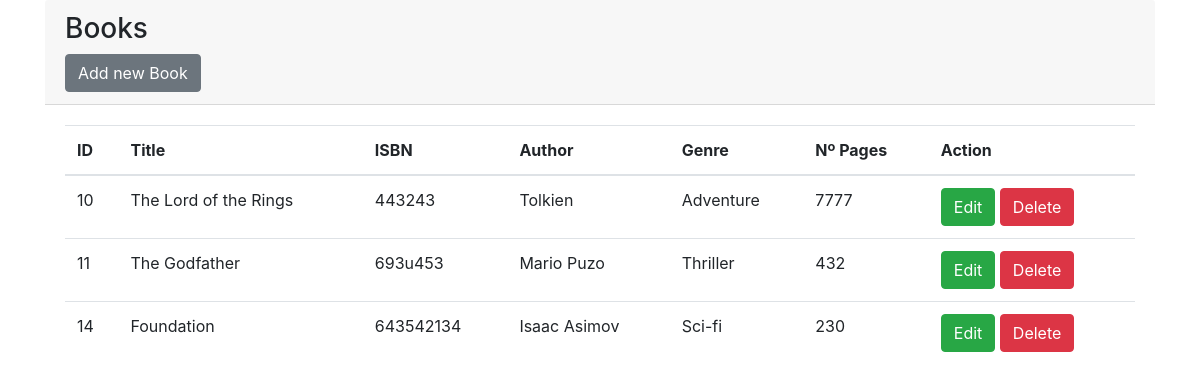
The page / on the database its author committed.
### tables this page shows
CREATE TABLE `books` (
  `id` int(11) NOT NULL,
  `title` varchar(255) NOT NULL,
  `isbn` varchar(255) NOT NULL,
  `author` varchar(255) NOT NULL,
  `genre` varchar(255) NOT NULL,
  `pages` varchar(50) NOT NULL
);

### index.php (the view, shortened to what this page needs)
<?php
  require 'dbconn.php';
?>
<!doctype html>
<html lang="en">
  <head>
    <link rel="stylesheet" href="https://cdn.jsdelivr.net/npm/bootstrap@4.0.0/dist/css/bootstrap.min.css">
  </head>
  <body>
    <div class="container">
      <div class="row">
        <div class="col-md-12">
          <div class="card-header">
            <h3>Books</h3>
            <a href="book-create.php" class="btn btn-secondary">Add new Book</a>
          </div>
          <div class="card-body">
            <table class="table">
              <thead>
                <tr>
                  <th>ID</th>
                  <th>Title</th>
                  <th>ISBN</th>
                  <th>Author</th>
                  <th>Genre</th>
                  <th>Nº Pages</th>
                  <th>Action</th>
              </thead>
              <tbody>
                <?php
                  $query = "SELECT * FROM books";
                  $query_run = mysqli_query($conn, $query);
                  if(mysqli_num_rows($query_run) > 0)
                  {
                    foreach($query_run as $book)
                    {
                      ?>
                      <tr>
                        <td><?= $book['id']?></td>
                        <td><?= $book['title']?></td>
                        <td><?= $book['isbn']?></td>
                        <td><?= $book['author']?></td>
                        <td><?= $book['genre']?></td>
                        <td><?= $book['pages']?></td>
                        <td>
                          <a href="book-edit.php?id=<?= $book['id']; ?>" class="btn btn-success">Edit</a>
                          <form action="code.php" method="POST" class="d-inline">
                            <button type="submit" name="delete_book" value="<?= $book['id']; ?>" class="btn btn-danger">Delete</button>
                          </form>
                        </td>
                      </tr>
                      <?php
                    }
                  } else {
                    echo "<h5>No results</h5>";
                  }
                 ?>
              </tbody>
            </table>
          </div>
        </div>
      </div>
    </div>
  </body>
</html>

### rows shown on the page
books: id "10", title "The Lord of the Rings", isbn "443243", author "Tolkien", genre "Adventure", pages "7777"
books: id "11", title "The Godfather", isbn "693u453", author "Mario Puzo", genre "Thriller", pages "432"
books: id "14", title "Foundation", isbn "643542134", author "Isaac Asimov", genre "Sci-fi", pages "230"
